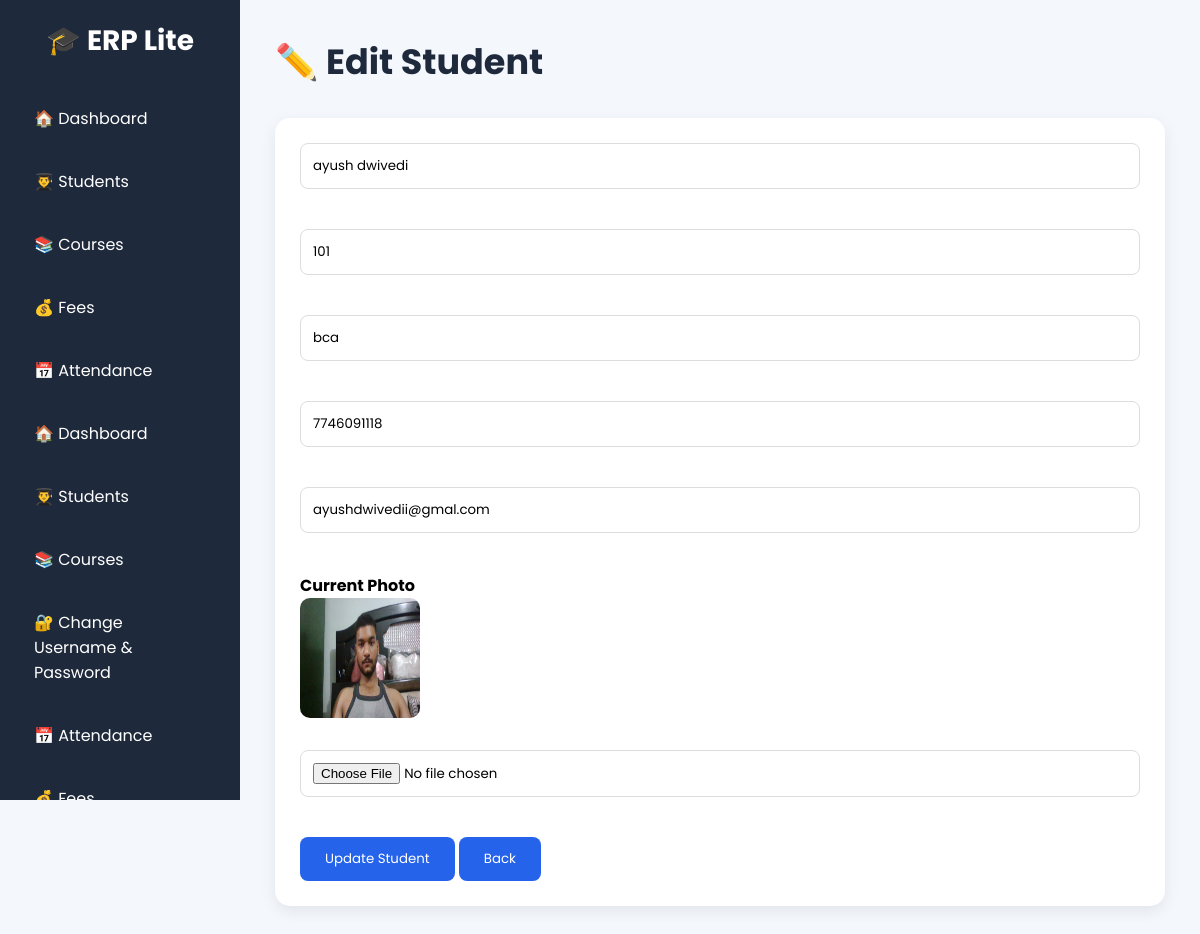
Screenshot of /edit/1 (signed in) with the database file from the repository.
### tables this page shows
CREATE TABLE students(
    id INTEGER PRIMARY KEY AUTOINCREMENT,
    name TEXT,
    roll TEXT UNIQUE,
    course TEXT,
    mobile TEXT,
    email TEXT,
    photo TEXT,
    face_encoding BLOB
);

### app.py (the view, shortened to what this page needs)
@app.route("/edit/<int:id>", methods=["GET", "POST"])
def edit_student(id):
    if "user" not in session:
        return redirect(url_for("home"))
    connection = sqlite3.connect("college.db")
    cursor = connection.cursor()
    cursor.execute("SELECT * FROM students WHERE id=?", (id,))
    student = cursor.fetchone()
    connection.close()
    return render_template("edit_student.html", student=student)

### templates/edit_student.html (shortened to what this page needs)
<!DOCTYPE html>
<html lang="en">
<head>
    <link rel="stylesheet" href="{{ url_for('static', filename='style.css') }}">
</head>
<body>
    <div class="container">
        <div class="sidebar">
            <h2>🎓 ERP Lite</h2>
            <a href="/dashboard">🏠 Dashboard</a>
            <a href="/students">👨‍🎓 Students</a>
            <a href="/courses">📚 Courses</a>
            <a href="/fees">💰 Fees</a>
            <a href="/attendance">📅 Attendance</a>
            <a href="/dashboard">🏠 Dashboard</a>
            <a href="/students">👨‍🎓 Students</a>
            <a href="/courses">📚 Courses</a>
            <a href="/change-admin">🔐 Change Username & Password</a>
            <a href="/attendance">📅 Attendance</a>
            <a href="/fees">💰 Fees</a>
        </div>
        <div class="content">
            <h1>✏️ Edit Student</h1>
            <form method="POST" enctype="multipart/form-data">
                <input type="text" name="name" value="{{ student[1] }}" required><br><br>
                <input type="text" name="roll" value="{{ student[2] }}" required><br><br>
                <input type="text" name="course" value="{{ student[3] }}" required><br><br>
                <input type="text" name="mobile" value="{{ student[4] }}" required><br><br>
                <input type="email" name="email" value="{{ student[5] }}" required><br><br>
                <p><b>Current Photo</b></p>
                {% if student[6] %}
                <img src="{{ url_for('static', filename='uploads/' + student[6]) }}" width="120" height="120"
                    style="border-radius:10px;"><br><br>
                {% else %}
                No Photo<br><br>
                {% endif %}
                <input type="file" name="photo" accept="image/*"><br><br>
                <button type="submit">
                    Update Student
                </button>
                <a href="/students">
                    <button type="button">
                        Back
                    </button>
                </a>
            </form>
        </div>
    </div>
</body>
</html>

### static/style.css (style rules this page uses)
* { margin: 0; padding: 0; box-sizing: border-box; font-family: 'Poppins', sans-serif; }
body { background: #f4f7fc; }
.container { display: flex; }
.sidebar { width: 240px; height: 100vh; background: #1e293b; position: fixed; left: 0; top: 0; overflow: auto; padding: 20px; }
.sidebar h2 { color: white; text-align: center; margin-bottom: 30px; font-size: 28px; }
.sidebar a { display: block; color: white; text-decoration: none; padding: 14px; margin-bottom: 10px; border-radius: 10px; transition: .3s; font-size: 16px; }
.content { margin-left: 240px; width: 100%; padding: 35px; }
.content h1 { color: #1e293b; margin-bottom: 30px; font-size: 35px; }
form { background: white; padding: 25px; border-radius: 15px; box-shadow: 0 5px 15px rgba(0, 0, 0, .08); }
input, select { width: 100%; padding: 12px; margin-bottom: 15px; border: 1px solid #ddd; border-radius: 8px; outline: none; }
button { background: #2563eb; color: white; border: none; padding: 12px 25px; border-radius: 8px; cursor: pointer; transition: .3s; }

### rows the page displays
students: name "ayush dwivedi", roll "101", course "bca", mobile "7746091118", email "ayushdwivedii@gmal.com", photo (picture)
